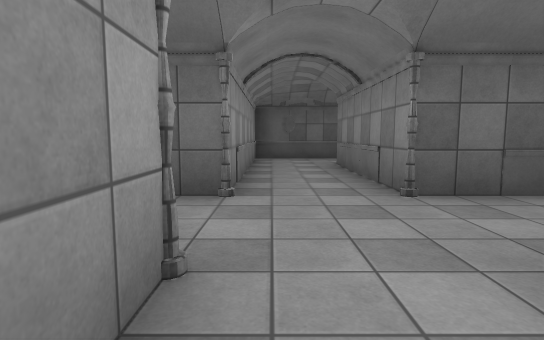
View 1 (above)

24 first-person views from a walk through a scene from a Unity 3-D project. The camera is 1.3 m above the floor, tilts 6° down and sees 80° across. Doors are open. The floor is counted in squares, 2 m on a side. Each view is taken from the middle of a square. On the plan, view 1 faces up. The plan holds only what a view shows up to about 10 squares ahead; the rest is blank. The player is left out. Surface patterns are stand-ins for the level's own textures.

View 2
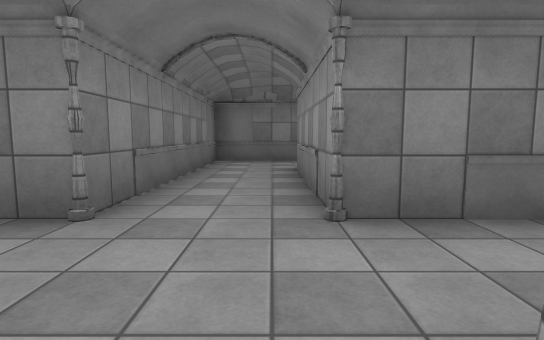

View 3
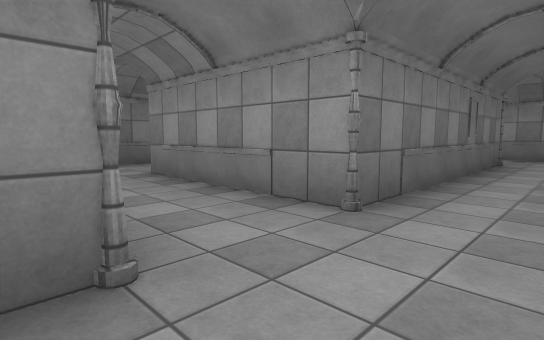

View 4
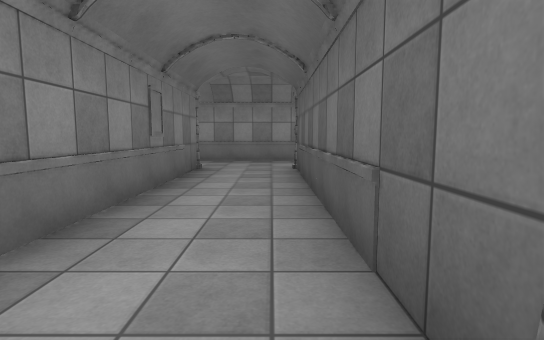

View 5
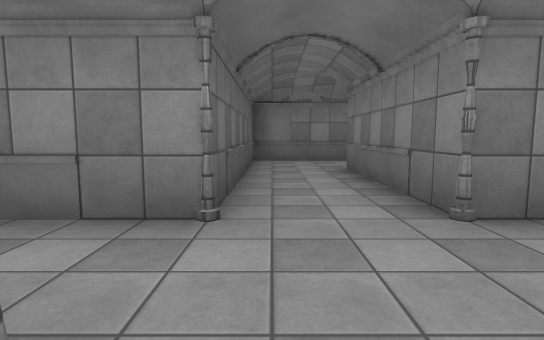

View 6
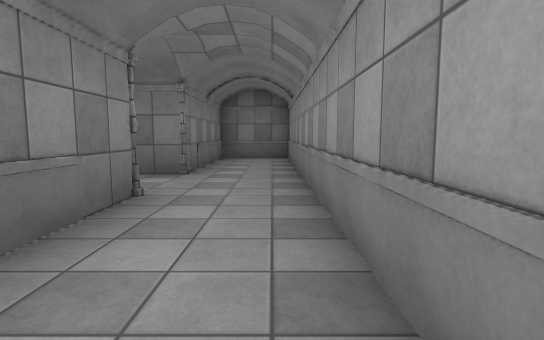

View 7
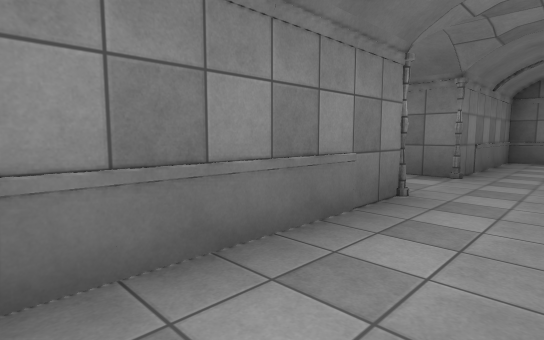

View 8
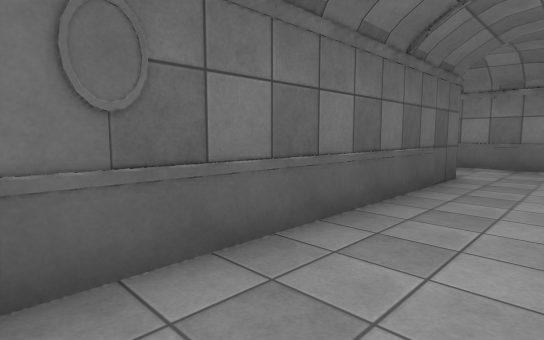

View 9
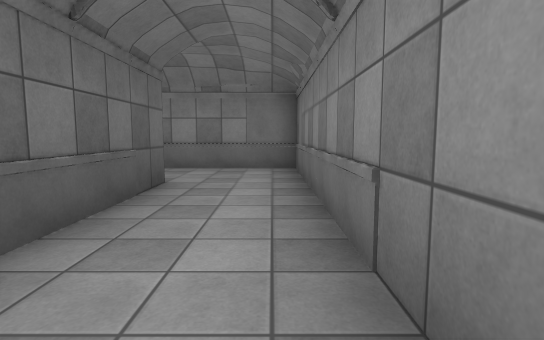

View 10
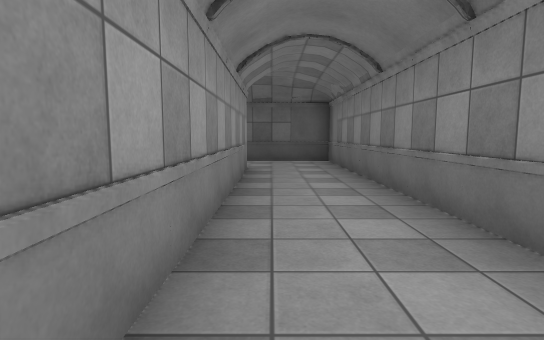

View 11
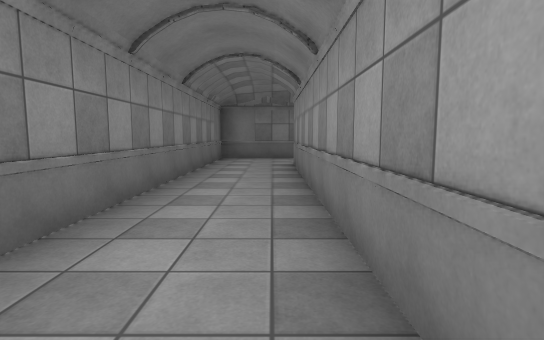

View 12
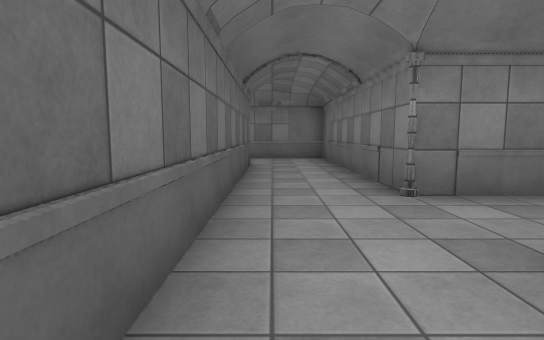

View 13
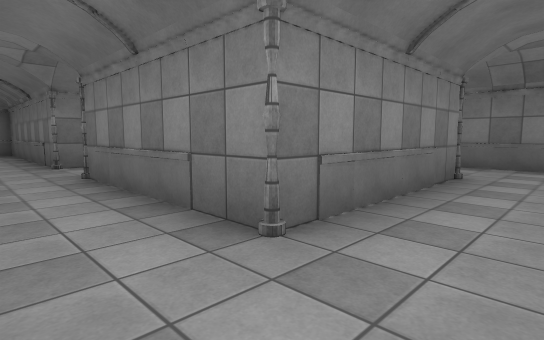

View 14
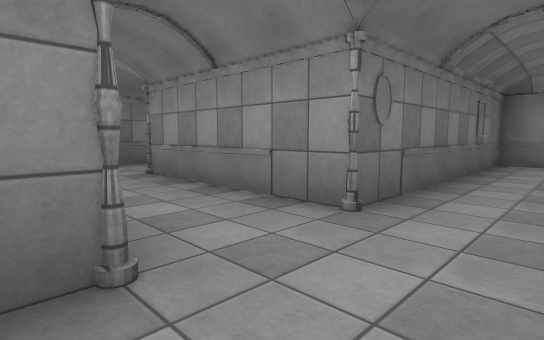

View 15
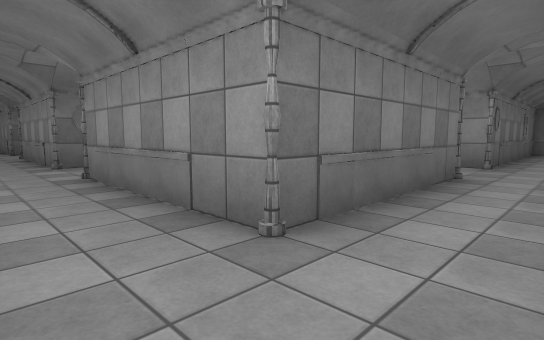

View 16
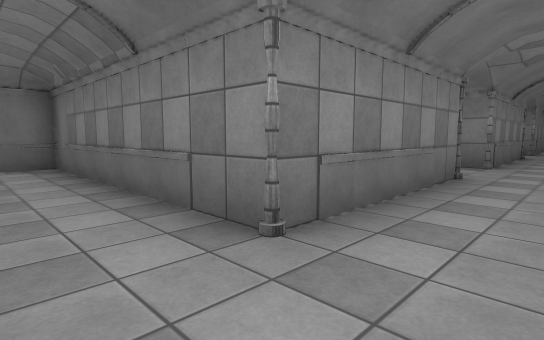

View 17
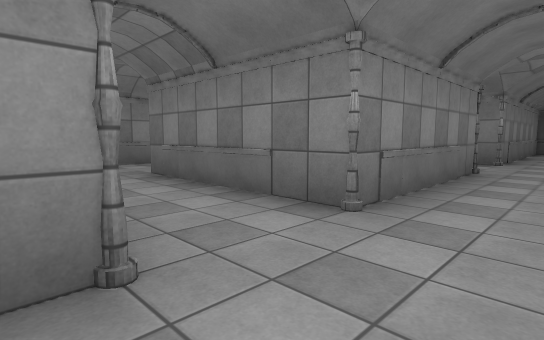

View 18
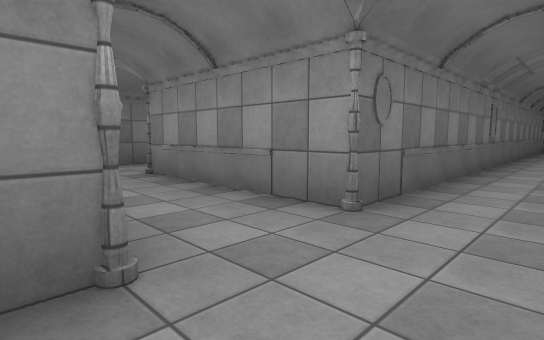

View 19
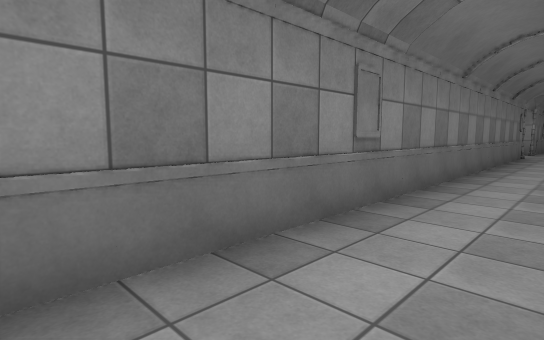

View 20
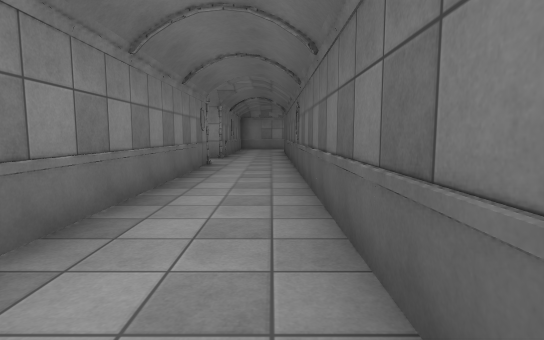

View 21
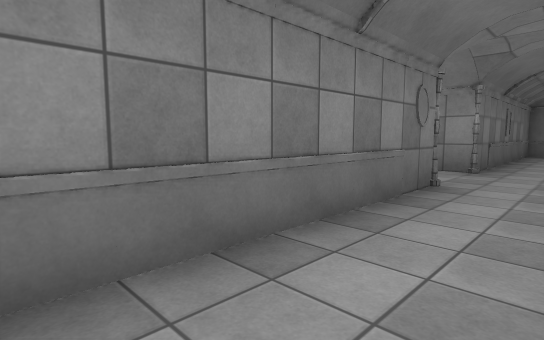

View 22
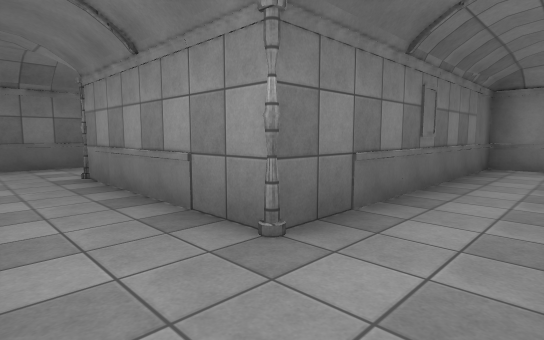

View 23
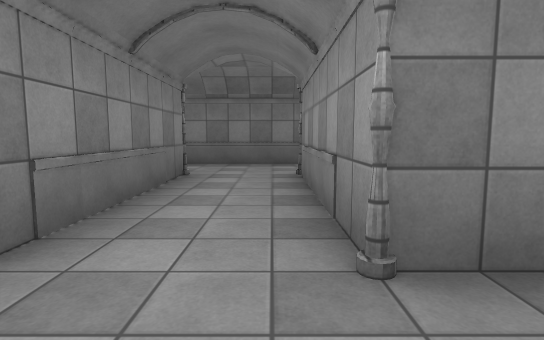

View 24
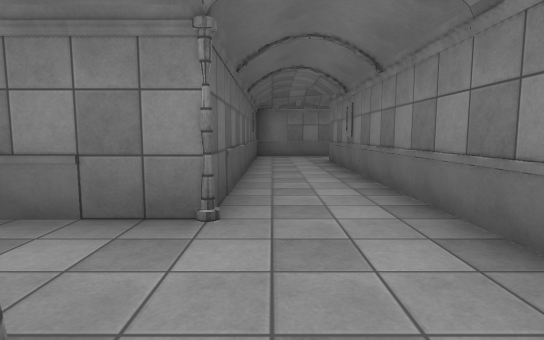

### Floor plan
Points are (right, up) in squares from view 1. A wall is a line through its corners. A room is listed if a view was taken in it or the views show most of it. See-through windows are left out.
Room 1 (views 1, 2, 3, 4, 5, 6, 7, 8, 9)
walls: (-1.4, 3.5) (-6.5, 3.5) (-6.5, 6.9); (-1.5, -4.5) (1.5, -4.5) (1.5, 1.5) (5.5, 1.5); (7.5, 1.5) (7.5, 3.5) (1.5, 3.5) (1.5, 7.5) (7.5, 7.5) (7.5, 10.2); (5.5, 9.5) (-0.5, 9.5) (-0.5, 4.4); (-8.5, 6.5) (-8.5, -2.5) (-6.5, -2.5) (-6.5, 1.5) (-0.5, 1.5) (-0.5, -2.5)
ways out: opening at (6.5, 1) to room 2
objects: other object (-8, -2); other object (-7, -2); other object (-7, -1); other object (-7, 0); column (-7, 1) to (-6, 2); column (-7, 3) to (-7, 4); other object (-7, 5); other object (-7, 6); other object (-7, 7); other object (-5, 2); other object (-4, 2); other object (-3, 2); other object (-2, 2); other object (-1, -4); column (-1, 2) to (0, 2); column (-1, 4); other object (0, -4); other object (1, -4); other object (1, -3); other object (1, -2); other object (1, -1); other object (1, 0); column (1, 1) to (2, 2); column (1, 3) to (1, 4); other object (1, 5); other object (1, 6); other object (3, 2); other object (3, 8); other object (4, 2); other object (4, 8); other object (5, 8); other object (6, 8); other object (7, 2); other object (7, 3); other object (7, 8); other object (7, 9); other object (7, 10)
Room 2 (views 10, 11, 12, 13, 14, 15, 16, 17, 18, 19, 20, 21, 22, 23, 24)
walls: (-14.5, -14.5) (-0.5, -14.5); (-7.5, -12.5) (-16.6, -12.5); (-12.5, -7.8) (-12.5, -8.5) (-6.5, -8.5) (-6.5, -11.5); (-7.2, -18.5) (-14.5, -18.5) (-14.5, -14.8); (-4.5, -12.5) (-4.5, -8.5) (-0.5, -8.5) (-0.5, -11.5); (-17, -20.5) (-8.5, -20.5); (-22.5, -13.6) (-22.5, -14.5) (-16.5, -14.5) (-16.5, -17.5); (1.5, -12.5) (1.5, -8.5) (7.5, -8.5) (7.5, 1.5); (1.5, -14.5) (5.5, -14.5); (1.5, -24.8) (1.5, -20.5); (5.5, 1.5) (5.5, -6.5) (-1.5, -6.5)
ways out: opening at (6.5, 1) to room 1; opening at (0.5, -20); opening at (0.5, -15); opening at (6.5, -15)
objects: other object (-22, -14); other object (-21, -14); other object (-20, -14); other object (-19, -14); other object (-18, -14); other object (-17, -20); column (-17, -18); column (-17, -14) to (-16, -14); other object (-16, -20); other object (-15, -20); column (-15, -19) to (-15, -18); other object (-15, -17); other object (-15, -16); column (-15, -15) to (-15, -14); other object (-14, -20); other object (-13, -20); other object (-13, -14); other object (-12, -20); other object (-12, -14); other object (-12, -8); other object (-11, -20); other object (-11, -14); other object (-11, -8); other object (-10, -20); other object (-10, -14); other object (-10, -8); other object (-9, -14); other object (-9, -8); other object (-8, -14); other object (-8, -8); other object (-7, -14); column (-7, -12); other object (-6, -14); column (-6, -8); other object (-5, -14); column (-5, -13) to (-5, -12); other object (-5, -11); other object (-5, -10); column (-5, -9) to (-4, -8); other object (-4, -14); other object (-3, -14); other object (-3, -8); other object (-2, -14); other object (-2, -8); column (-1, -12); column (-1, -8) to (0, -8); column (0, -14); other object (1, -25); other object (1, -24); other object (1, -23); other object (1, -22); column (1, -15) to (2, -14); column (1, -13) to (1, -12); other object (1, -11); other object (1, -10); column (1, -9) to (2, -8); other object (3, -14); other object (3, -8); other object (4, -14); other object (4, -8); other object (5, -8); other object (6, -8); other object (7, -8); other object (7, -7); other object (7, -6); other object (7, -5); other object (7, -4); other object (7, -3); other object (7, -2); other object (7, -1); other object (7, 0); other object (7, 1)

Positions as (right, up) in squares from view 1, and headings:
1: (0, 0), facing up
2: (0, 4), facing down
3: (2, 3), facing down-left
4: (0, 3), facing left
5: (-1, 3), facing right
6: (-8, 7), facing down
7: (-8, 7), facing down-right
8: (0, 8), facing up-right
9: (1, 8), facing right
10: (6, -5), facing up
11: (6, 1), facing down
12: (-2, -7), facing right
13: (-6, -7), facing down-right
14: (-4, -7), facing down-left
15: (1, -7), facing down-left
16: (0, -7), facing down-right
17: (0, -12), facing down-right
18: (2, -13), facing down-left
19: (-3, -13), facing down-left
20: (-7, -13), facing left
21: (-10, -13), facing down-left
22: (-15, -13), facing down-left
23: (-16, -13), facing down
24: (-17, -19), facing right
